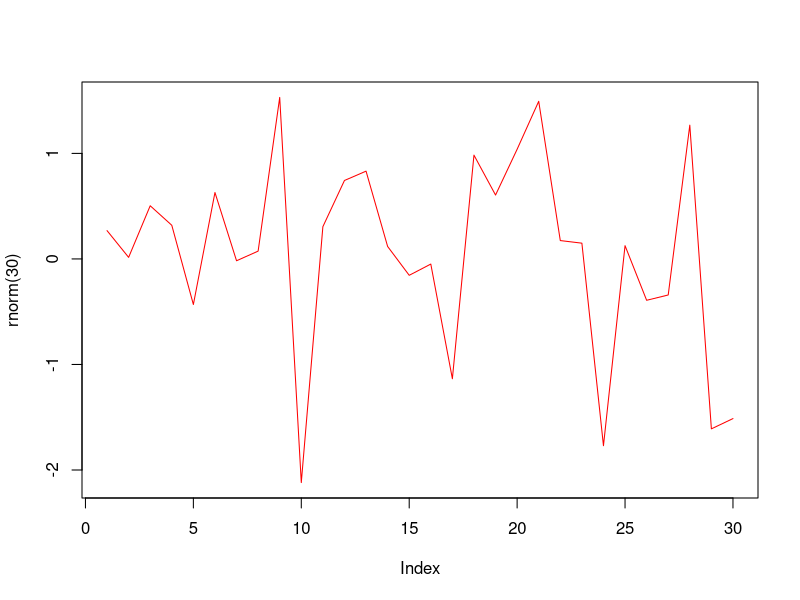
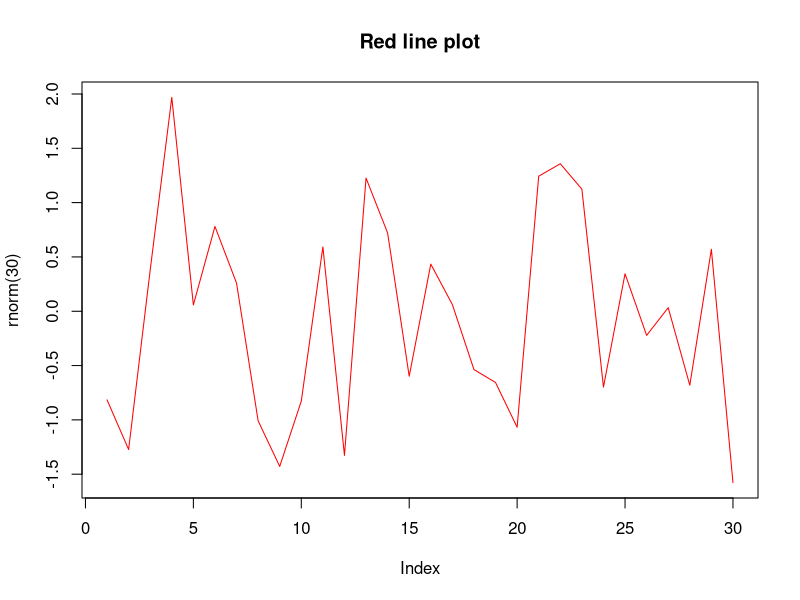

Recreate these plots in R, in order.
## ---- chunk 1
knitr::opts_chunk$set(collapse = TRUE,comment=">>")
## ---- chunk 2
addn <- function(y){
  function(x){
    x+y
  }
}

## ---- chunk 3
add1 <- addn(1)
add2 <- addn(2)

add1
##当函数不在当前工作环境，输出该函数时会显示其所在的环境

add1(10)
add2(10)

## ---- chunk 4
environment(add1)$y
environment(add2)$y
## ---- chunk 5
color_line <- function(col){
  function(...){
    plot(...,type="l",lty=1,col=col)
  }
}

##生成专用函数
red_line <- color_line("red")
red_line(rnorm(30))
##也可以设置其他参数，因为上面的闭包中使用...来处理其他的参数
red_line(rnorm(30),main="Red line plot")

###与下面的代码相比较，使用闭包创建专用函数可以使代码更简洁
#plot(rnorm(30),type = "l",lty=1,col="red",main = "Red line plot")
## ---- chunk 6
f1 <- function(){
  cat("f1 的执行环境为 ")
  print(environment())
  cat("f1 的封闭环境为 ")
  print(parent.env(environment()))
  cat("f1 的调用环境为 ")
  print(parent.frame())
}

f2 <- function(){
  cat("f2 的执行环境为 ")
  print(environment())
  cat("f2 的封闭环境为 ")
  print(parent.env(environment()))
  cat("f2 的调用环境为 ")
  print(parent.frame())
  p <- f1
  p()
}

f1()
f2()
## ---- chunk 7
f3 <- function(x,y){
  if(x > y){
    x-y
  }else{
    x+y
  }
}

###给+,-函数起别名
f4 <- function(x,y){
  op <- if(x>y) `-` else `+`
  op(x,y)
}

f3(1,2)
f4(1,2)
## ---- chunk 8
add <- function(x,y,z){
  x+y+z
}

product <- function(x,y,z){
  x*y*z
}

###定义高阶函数，以其他函数作为参数
combine <- function(f,x,y,z){
  f(x,y,z)
}
## ---- chunk 9
###将add和product传给combine
combine(add,3,4,5)
combine(product,3,4,5)

